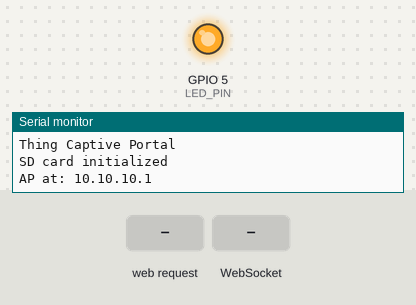
The sketch below on a simulated ESP8266 (NodeMCU). Parts: output pins drawn as LEDs (lit = HIGH), the last lines printed to the serial monitor. The inputs (shaded band) are chosen by the test bench. Storage starts empty.

Above: at 1.2 s.
1.3 s: HTTP request GET / received
At 1.8 s:
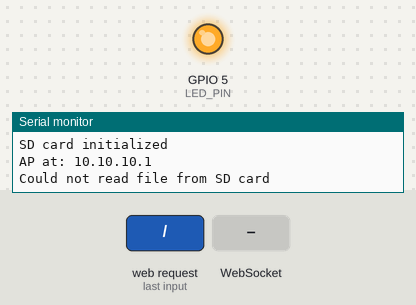
2.8 s: WebSocket text "#" received
4.3 s: WebSocket text "#" received
At 5.0 s:
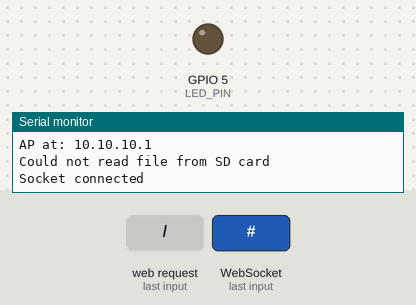
5.8 s: HTTP request GET /?download=1 received
At 6.7 s:
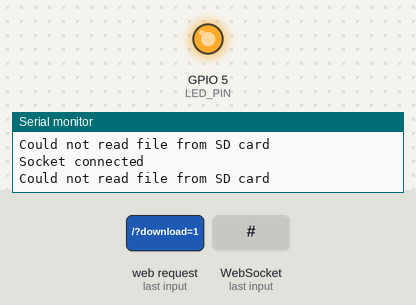
Timing chart, 0 to 8.3 s (numbered marks = the images above; inputs shaded):
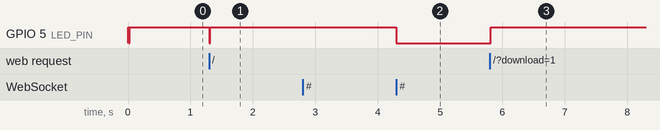

Measured:
- after the input at 1.3 s, GPIO 5 (LED_PIN): HIGH → LOW at once, → HIGH 0.01 s later
- after the input at 4.3 s, GPIO 5 (LED_PIN): HIGH → LOW at once
- after the input at 5.8 s, GPIO 5 (LED_PIN): LOW → HIGH at once

The sketch:

SparkadeServer.ino
```cpp
// (licence header left out)
#include <ESP8266WiFi.h>
#include <WiFiClient.h>
#include <ESP8266WebServer.h>
#include <ESP8266mDNS.h>
#include <DNSServer.h>
#include <WebSocketsServer.h>
#include <Hash.h>
#include <SPI.h>
#include <SdFat.h>

// Constants
#define DEBUG_SERIAL      1           // Print info to serial
#define DEBUG_LOG         1           // Save debug info to file
#define INCREMENT_LOG     0           // Append to end of 1 file
#define SD_SPEED          SPI_HALF_SPEED
#define LED_ON            0
#define LED_OFF           1

// Parameters
const char* AP_SSID = "Sparkade";     // Name of access point (AP)
const char* AP_PSK = "";              // Password for AP
const String DEFAULT_PAGE = "index.html";
const String LOG_FILE_BASE = "debug"; // Name of the log file
const IPAddress AP_IP(10, 10, 10, 1);
const IPAddress SUBNET_MASK(255, 255, 255, 0);
const byte DNS_PORT = 53;             // Port for DNS
const byte SD_CS = SS;                // Chip select for SD card
const int LED_PIN = 5;                // LED for R/W operations

// Globals
IPAddress ap_ip(192, 168, 1, 1);
DNSServer dns_server;
ESP8266WebServer server(80);
WebSocketsServer socket = WebSocketsServer(81);
static bool has_sd = false;
SdFat sd;
SdFile log_file;
char *log_file_name;

//***TEST***
int led_state = 0;

/****************************************************************
 * Functions
 ***************************************************************/

// Send debugging message to the serial console and log file
void debug(char s[]) {

  // Print to console
  if ( DEBUG_SERIAL > 0 ) {
    Serial.println(s);
  }

  // Append to log file
  if ( DEBUG_LOG > 0 ) {
    digitalWrite(LED_PIN, LED_ON);
    if ( !log_file.open(log_file_name,
                        O_CREAT | O_WRITE | O_AT_END) ) {
      if ( DEBUG_SERIAL > 0 ) {
        Serial.println("Could not write to log file");
      }
    }
    log_file.println(s);
    log_file.close();
    digitalWrite(LED_PIN, LED_OFF);
  }
}

// Configure access point
void setupAP() {

  // Configure and start access point
  WiFi.softAPConfig(AP_IP, AP_IP, SUBNET_MASK);
  WiFi.softAP(AP_SSID, AP_PSK);

  // Print out AP's IP address
  IPAddress ip = WiFi.softAPIP();
  char msg[25];
  sprintf(msg, "AP at: %i.%i.%i.%i", ip[0], ip[1], ip[2], ip[3]);
  debug(msg);

  // Start running DNS server (captive portal)
  dns_server.setErrorReplyCode(DNSReplyCode::NoError);
  dns_server.start(DNS_PORT, "*", AP_IP);
}

// Create a new log file
void createLogFile() {

  uint32_t cnt = 0;
  String file_name;
  uint32_t name_len;
  bool exists = true;

  if ( INCREMENT_LOG == 0 ) {

    // Construct char array of log file name
    file_name = LOG_FILE_BASE + ".log";
    name_len = file_name.length() + 1;
    log_file_name = (char *)malloc(name_len * sizeof(char));
    memset(log_file_name, 0, name_len);
    file_name.toCharArray(log_file_name, name_len);

  } else {

    // Keep incrementing until we find a file that doesn't exist
    while ( exists ) {

      // Construct char array of log file name
      file_name = LOG_FILE_BASE + cnt + ".log";
      name_len = file_name.length() + 1;
      log_file_name = (char *)malloc(name_len * sizeof(char));
      memset(log_file_name, 0, name_len);
      file_name.toCharArray(log_file_name, name_len);

      // Check if we've reached the max log files
      if ( cnt == UINT32_MAX ) {
        exists = false;
        debug("Max logs reached. Using the last one.");
        break;
      }

      // Check if the log file exists
      if ( sd.exists(log_file_name) ) {
        cnt++;
        free(log_file_name);
      } else {
        exists = false;
      }
    }
  }
}

// Serve a file from the SD card
bool loadFromSdCard(String path) {

  String data_type = "text/plain";

  // Default load index.htm
  if ( (path == "") || path.endsWith("/") ) {
    path += DEFAULT_PAGE;
    data_type = "text/html";
  }

  // Look in certain directories depending on type of data
  if ( path.endsWith(".src") ) {
    path = path.substring(0, path.lastIndexOf("."));
  } else if(path.endsWith(".htm")) {
    data_type = "text/html";
  } else if(path.endsWith(".css")) {
    data_type = "text/css";
  } else if(path.endsWith(".js")) {
    data_type = "application/javascript";
  } else if(path.endsWith(".png")) {
    data_type = "image/png";
  } else if(path.endsWith(".gif")) {
    data_type = "image/gif";
  } else if(path.endsWith(".jpg")) {
    data_type = "image/jpeg";
  } else if(path.endsWith(".ico")) {
    data_type = "image/x-icon";
  } else if(path.endsWith(".xml")) {
    data_type = "text/xml";
  } else if(path.endsWith(".pdf")) {
    data_type = "application/pdf";
  } else if(path.endsWith(".zip")) {
    data_type = "application/zip";
  }

  // Look for file in SD card
  File data_file = sd.open(path.c_str());
  if ( data_file.isDirectory() ) {
    path += "/";
    path += DEFAULT_PAGE;
    data_type = "text/html";
    data_file = sd.open(path.c_str());
  }

  // If we were unable to open the file, return
  if ( !data_file ) {
    debug("Could not read file from SD card");
    return false;
  }

  // Handle binary data type
  if ( server.hasArg("download") ) {
    data_type = "application/octet-stream";
  }

  // Serve file. Do nothing if it fails.
  if ( server.streamFile(data_file, data_type) !=
                                      data_file.size() ) {

  }

  // Close the file
  data_file.close();

  return true;
}

/****************************************************************
 * HTTP Handlers (callbacks)
 ***************************************************************/

void handleRoot() {
  loadFromSdCard("");
}

void handleNotFound(){
  String message = "File Not Found\n\n";
  message += "URI: ";
  message += server.uri();
  message += "\nMethod: ";
  message += (server.method() == HTTP_GET)?"GET":"POST";
  message += "\nArguments: ";
  message += server.args();
  message += "\n";
  for (uint8_t i=0; i<server.args(); i++){
    message += " " + server.argName(i) + ": " + server.arg(i) + "\n";
  }
  server.send(404, "text/plain", message);
}

/****************************************************************
 * WebSocket Handler (callback)
 ***************************************************************/

void handleSocketEvent(uint8_t num,
                       WStype_t type,
                       uint8_t * payload,
                       size_t lenght) {

  switch(type) {
    case WStype_DISCONNECTED:
      Serial.println("Socket disconnected");
      break;
    case WStype_CONNECTED:
      Serial.println("Socket connected");
      break;
    case WStype_TEXT:
      if ( payload[0] == '#' ) {
        led_state = led_state ? 0 : 1;
        digitalWrite(LED_PIN, led_state);
      }
      break;
    default:
      break;
  }
}

/****************************************************************
 * Execution starts here
 ***************************************************************/

void setup() {

  // Enable debugging
  if ( DEBUG_SERIAL > 0 ) {
    Serial.begin(9600);
    Serial.println("Thing Captive Portal");
  }

  // Config LED
  pinMode(LED_PIN, OUTPUT);
  digitalWrite(LED_PIN, LED_OFF);

  // Enable SD card
  if ( sd.begin(SD_CS, SD_SPEED) ) {
    if ( DEBUG_SERIAL > 0 ) {
      Serial.println("SD card initialized");
    }
    has_sd = true;
  } else {
    if ( DEBUG_SERIAL > 0 ) {
      Serial.println("SD card could not be initialized");
    }
    while(1);
  }

  // Check if log file exists
  if ( DEBUG_LOG > 0 ) {
    createLogFile();
  }

  // Enable access point
  setupAP();

  // Set HTTP callbacks
  server.on("/", handleRoot);
  server.onNotFound(handleNotFound);

  // Start web server
  server.begin();

  // Start WebSocket server
  socket.begin();
  socket.onEvent(handleSocketEvent);
}

void loop() {

  // Captive portal - process DNS requests
  dns_server.processNextRequest();

  // Process client HTTP requests
  server.handleClient();

  // Process WebSocket event
  socket.loop();
}
```
